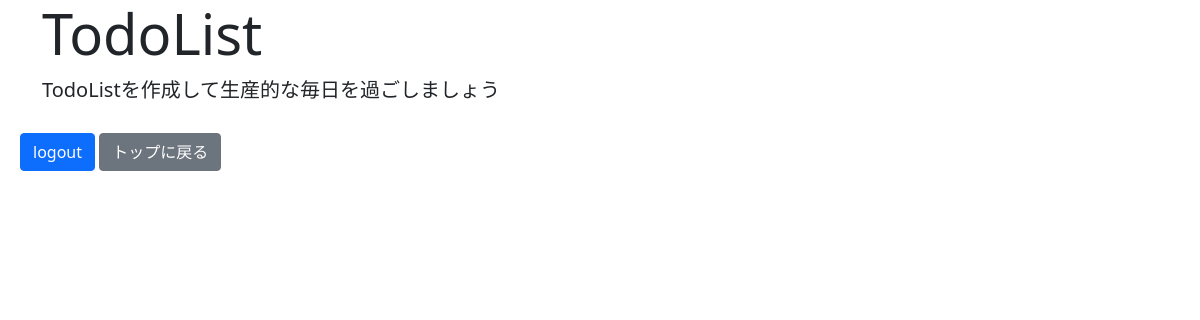
/reviewapp/list/ (signed in), run on an earlier commit of the app's database.
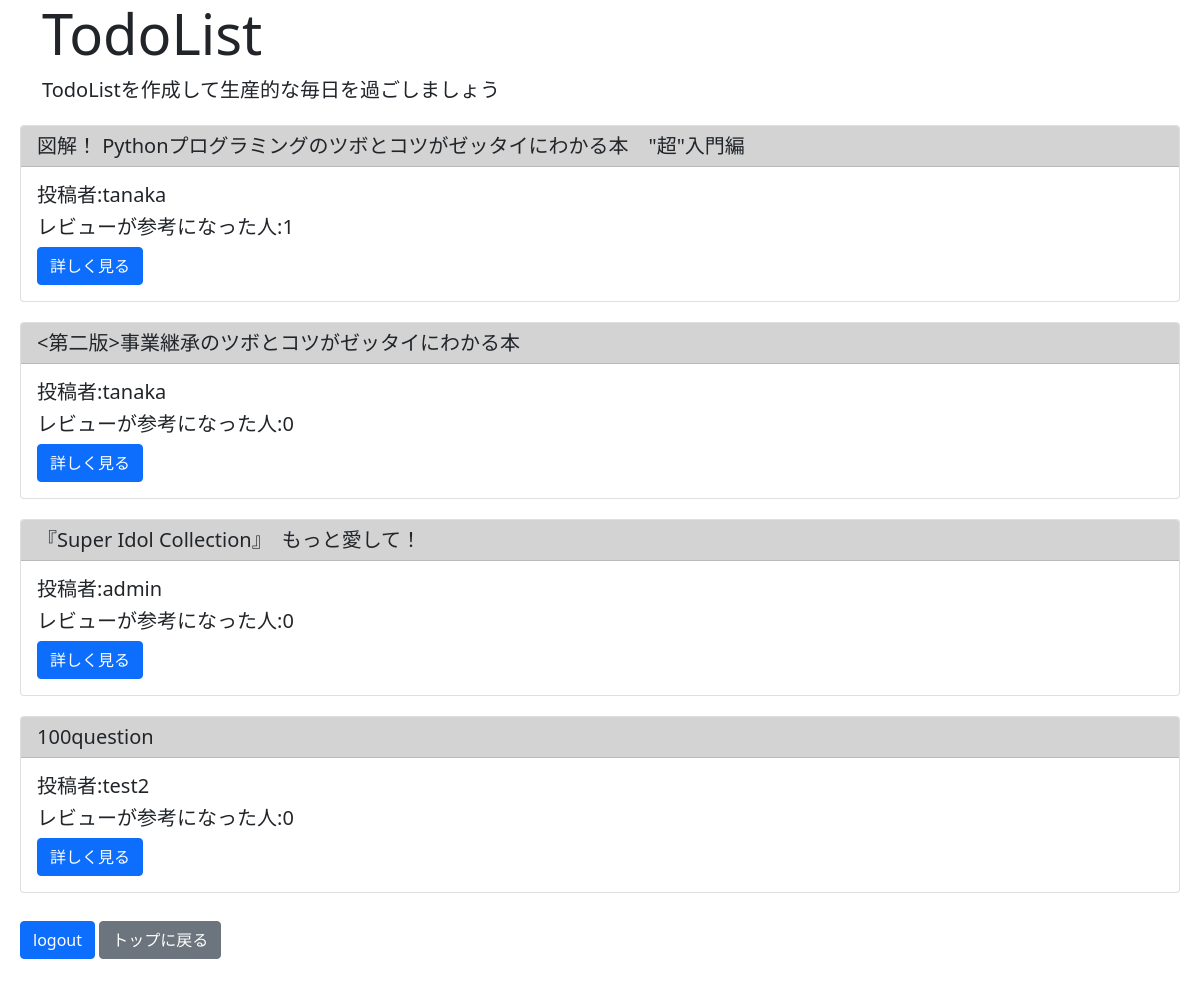
And on a later commit of the database.
### reviewapp/models.py (models this page shows)
class ReviewModel(models.Model):
    title = models.CharField(max_length=100)
    content = models.TextField()
    author = models.ForeignKey(User, on_delete=models.CASCADE)
    image = models.ImageField(upload_to='')
    useful_review = models.IntegerField(null=True, blank=True, default=0)
    useful_review_record = models.TextField()
    evaluation = models.CharField(max_length=10, choices=EVALUATION_CHOICES)

### reviewapp/views.py (the view)
# urls.py: path('list/', listfunc, name='list'),
def listfunc(request):
    object_list = ReviewModel.objects.all()
    return render(request, 'reviewapp/list.html', {'object_list': object_list})

### templates/reviewapp/list.html (shortened to what this page needs)
{% extends '../base.html' %}
{% load static %}
{% block header %}
<link rel="stylesheet" type="text/css" href="{% static 'list.css' %}">
<div class="jumbotron jumbotron-fluid">
  <div class="container">
    <h1 class="display-4">TodoList</h1>
    <p class="lead">TodoListを作成して生産的な毎日を過ごしましょう</p>
  </div>
</div
{% endblock header %}
{% block content %}
{% if user.is_authenticated %}
<div class="container">
  {% for item in object_list %}
  <div class="card">
      <h5 class="card-header">{{ item.title }}</h5>
      <div class="card-body">
          <h5 class="card-title">投稿者:{{ item.author }}</h5>
          <h5 class="card-title">レビューが参考になった人:{{ item.useful_review }}</h5>
          <a href="{% url 'detail' item.pk %}" class="btn btn-primary">詳しく見る</a>
      </div>
  </div>
  {% endfor %}
  <p class='top-logout-btn'>
  <a href="{% url 'logout' %}" class="btn btn-primary">logout</a>
  <a href="#" class="btn btn-secondary my-2">トップに戻る</a>
  </p>
{% else %}
please login
{% endif %}
{% endblock content %}

### templates/base.html (shortened to what this page needs)
<!doctype html>
<html lang="en">
    <head>
        <link href="https://cdn.jsdelivr.net/npm/bootstrap@5.0.0-beta2/dist/css/bootstrap.min.css" rel="stylesheet">
    </head>
    {% block header %}
    {% endblock header %}
    {% block content %}
    {% endblock content %}
</html>

### static/list.css (style rules this page uses)
.card-header { background-color: lightgray; }
.card { margin: 20px; }
.top-logout-btn { margin: 20px; }

What changed in the data, as far as the page shows it:
added ReviewModel: title "図解！ Pythonプログラミングのツボとコツがゼッタイにわかる本 \"超\"入門編", author "tanaka", useful_review "1"
added ReviewModel: title "<第二版>事業継承のツボとコツがゼッタイにわかる本", author "tanaka", useful_review "0"
added ReviewModel: title "『Super Idol Collection』 もっと愛して！", author "admin", useful_review "0"
added ReviewModel: title "100question", author "test2", useful_review "0"
